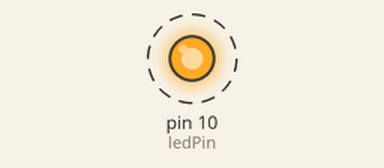
Recording of a sketch running on a simulated Arduino Uno, built with avr-gcc and run on an emulated ATmega328P. On the bench: output pins drawn as LEDs (lit = HIGH). Dashed ring = blinking.

Above: at 0.2 s.
Timing chart, 0 to 3.0 s (numbered marks = the images above):
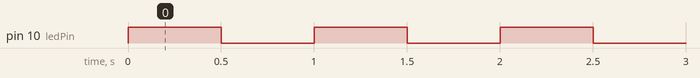

Measured:
- by itself, pin 10 (ledPin): alternates HIGH for 0.50 s and LOW for 0.50 s

The sketch:

1led_constants_code.ino
```cpp
const int ledPin = 10; //led connectie on pin 10
const int onLedTime = 500; //delay time 500 ms
const int offLedTime = 500; //delay time 500 ms

void setup() {
  pinMode (ledPin, OUTPUT); //Set LedPin if Output, LedPin is identify on pin 10
}

void loop() {
  digitalWrite(ledPin, HIGH); //Led on
  delay(onLedTime); // delay time 500 ms
  digitalWrite(ledPin, LOW); //Led off
  delay(offLedTime); // delay time 500 ms
}
```
